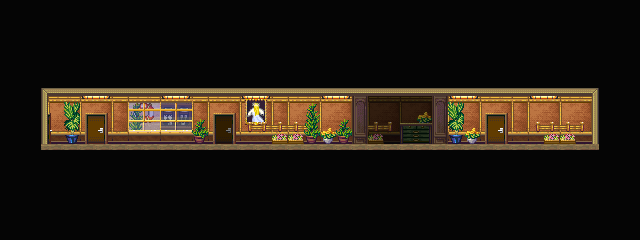

A level layout from a 2D game, rendered from its tile map. Below: a short description, then the map file with tile-grid data replaced by summaries:
An orthogonal 40x15 tile map with 16x16 px tiles, 6 tile layers (Background, Background Above, Background Abover, Same Level, ...) and 24 objects (11x Event, 7x Target, 6x Light).

<map version="1.4" tiledversion="1.4.2" orientation="orthogonal" renderorder="right-down" width="40" height="15" tilewidth="16" tileheight="16" infinite="0" nextlayerid="8" nextobjectid="47">
 <tileset firstgid="1" source="Tilesets/Debug2d.tsx" />
 <layer id="1" name="Background" width="40" height="15">
  <properties>
   <property name="CheckPassability" type="bool" value="true" />
  </properties>
  <data>[600 cells, 600 non-empty, 30 distinct tile ids]</data>
 </layer>
 <layer id="2" name="Background Above" width="40" height="15">
  <data>[600 cells, 23 non-empty, 17 distinct tile ids]</data>
 </layer>
 <layer id="3" name="Background Abover" width="40" height="15">
  <data>[600 cells, 29 non-empty, 21 distinct tile ids]</data>
 </layer>
 <layer id="4" name="Same Level" width="40" height="15">
  <data>[600 cells, 40 non-empty, 25 distinct tile ids]</data>
 </layer>
 <layer id="5" name="AAAAAAAAA" width="40" height="15">
  <data>[600 cells, 12 non-empty, 2 distinct tile ids]</data>
 </layer>
 <objectgroup id="6" name="Object Layer 1">
  <object id="7" name="ArrowUp" type="Event" x="96" y="160" width="16" height="16">
   <properties>
    <property name="appearance" value="arrow" />
    <property name="face" value="NORTH" />
    <property name="proximity" type="float" value="2" />
   </properties>
  </object>
  <object id="12" name="tele" type="Event" x="80" y="112" width="32" height="16">
   <properties>
    <property name="onCollide" value="play('door'); targetTele('RandomRoom', 'door1')" />
   </properties>
  </object>
  <object id="13" name="ArrowUp" type="Event" x="80" y="160" width="16" height="16">
   <properties>
    <property name="appearance" value="arrow" />
    <property name="face" value="NORTH" />
    <property name="proximity" type="float" value="2" />
   </properties>
  </object>
  <object id="16" name="ArrowUp" type="Event" x="384" y="160" width="16" height="16">
   <properties>
    <property name="appearance" value="arrow" />
    <property name="face" value="NORTH" />
    <property name="proximity" type="float" value="2" />
   </properties>
  </object>
  <object id="17" name="ArrowUp" type="Event" x="400" y="160" width="16" height="16">
   <properties>
    <property name="appearance" value="arrow" />
    <property name="face" value="NORTH" />
    <property name="proximity" type="float" value="2" />
   </properties>
  </object>
  <object id="18" name="ArrowUp" type="Event" x="480" y="160" width="16" height="16">
   <properties>
    <property name="appearance" value="arrow" />
    <property name="face" value="NORTH" />
    <property name="proximity" type="float" value="2" />
   </properties>
  </object>
  <object id="19" name="ArrowUp" type="Event" x="496" y="160" width="16" height="16">
   <properties>
    <property name="appearance" value="arrow" />
    <property name="face" value="NORTH" />
    <property name="proximity" type="float" value="2" />
   </properties>
  </object>
  <object id="20" name="ArrowLeft" type="Event" x="48" y="160" width="16" height="16">
   <properties>
    <property name="appearance" value="arrow" />
    <property name="face" value="WEST" />
    <property name="proximity" type="float" value="2.5" />
   </properties>
  </object>
  <object id="22" name="tele" type="Event" x="480" y="112" width="32" height="16">
   <properties>
    <property name="onCollide" value="play('door'); targetTele('YourCabin', 'door')" />
   </properties>
  </object>
  <object id="23" name="door1" type="Target" x="96" y="128" width="16" height="16" />
  <object id="24" name="door2" type="Target" x="496" y="128" width="16" height="16" />
  <object id="33" name="tele" type="Event" x="368" y="112" width="64" height="16">
   <properties>
    <property name="onCollide" value="targetTele('thisshouldbethefirstmaptoteachtheplayeryoucanenterhallwaysthanksloveyouxx', 'hall')" />
   </properties>
  </object>
  <object id="34" name="hall1" type="Target" x="368" y="128" width="16" height="16" />
  <object id="35" name="hall2" type="Target" x="384" y="128" width="16" height="16" />
  <object id="36" name="hall3" type="Target" x="400" y="128" width="16" height="16" />
  <object id="37" name="hall4" type="Target" x="416" y="128" width="16" height="16" />
  <object id="38" name="HallLight" type="Light" x="80" y="96" width="32">
   <properties>
    <property name="lighting" value="hallway" />
   </properties>
  </object>
  <object id="39" name="HallLight" type="Light" x="160" y="96" width="32">
   <properties>
    <property name="lighting" value="hallway" />
   </properties>
  </object>
  <object id="40" name="HallLight" type="Light" x="240" y="96" width="32">
   <properties>
    <property name="lighting" value="hallway" />
   </properties>
  </object>
  <object id="41" name="HallLight" type="Light" x="320" y="96" width="32">
   <properties>
    <property name="lighting" value="hallway" />
   </properties>
  </object>
  <object id="42" name="HallLight" type="Light" x="448" y="96" width="32">
   <properties>
    <property name="lighting" value="hallway" />
   </properties>
  </object>
  <object id="43" name="HallLight" type="Light" x="528" y="96" width="32">
   <properties>
    <property name="lighting" value="hallway" />
   </properties>
  </object>
  <object id="44" name="tele" type="Event" x="32" y="128" width="16" height="16">
   <properties>
    <property name="onCollide" value="play('door'); targetTele('BasicBitchTheSequel', 'right')" />
   </properties>
  </object>
  <object id="45" name="left" type="Target" x="48" y="128" width="16" height="16" />
 </objectgroup>
 <layer id="7" name="Foreground" width="40" height="15">
  <data>[600 cells, 0 non-empty, 0 distinct tile ids]</data>
 </layer>
</map>
